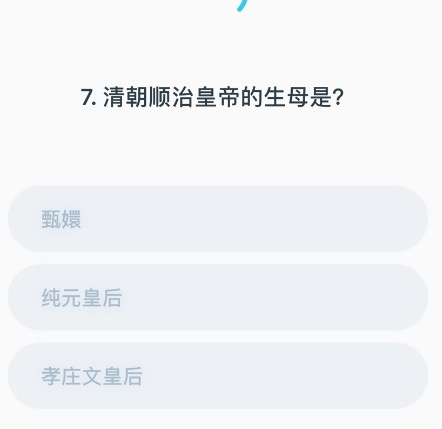
#> input picture test_tesseract/testt/13.jpg, 442 x 429 px
$ python cv.py
#> lines starting #> are read from the running program, lines starting #| are printed output that depends on the picture; after the words box and inside, x2 and y2 are one past the last pixel; in counts of white or black regions, pixels touching at a corner belong together
# -*- coding: utf-8 -*-
#导入cv模块
# import cv2 as cv
#读取图像，支持 bmp、jpg、png、tiff 等常用格式
import cv2
import numpy as np
from matplotlib import pyplot as plt


def creatWindow():
	img = cv.imread('testt/13.jpg')
	#创建窗口并显示图像
	cv.namedWindow("Image")
	cv.imshow("Image",img)
	cv.waitKey(0)
	#释放窗口
	cv2.destroyAllWindows()


def arangeGray():
	img=cv2.imread('testt/13.jpg')
#> img is the input picture: shape (429, 442, 3); mean B, G, R 245.5, 243.2, 241.5
	# gray = cv2.imread('testt/12.png',0)
	GrayImage=cv2.cvtColor(img,cv2.COLOR_BGR2GRAY)
	ret,thresh1=cv2.threshold(GrayImage,127,255,cv2.THRESH_BINARY)
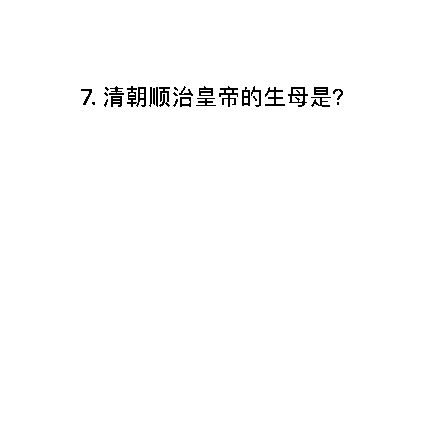
#> thresh1: shape (429, 442); 99% white; black in thin lines or dots, all inside (x1, y1, x2, y2) = (81, 86, 343, 107)
	ret,thresh2=cv2.threshold(GrayImage,127,255,cv2.THRESH_BINARY_INV)
	ret,thresh3=cv2.threshold(GrayImage,127,255,cv2.THRESH_TRUNC)
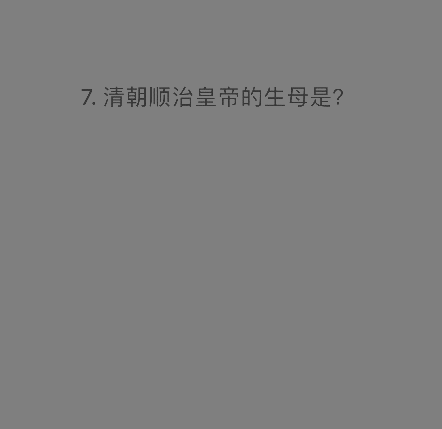
#> thresh3: shape (429, 442); min 41, max 127, mean 126.5
	ret,thresh4=cv2.threshold(GrayImage,1,255,cv2.THRESH_TOZERO)
	ret,thresh5=cv2.threshold(GrayImage,127,255,cv2.THRESH_TOZERO_INV)
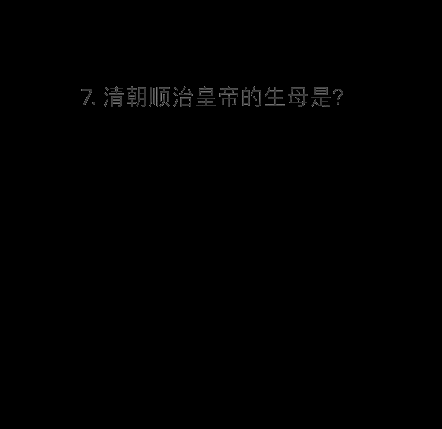
#> thresh5: shape (429, 442); min 0, max 127, mean 0.7
	titles = ['Gray Image','BINARY','BINARY_INV','TRUNC','TOZERO','TOZERO_INV']
	images = [GrayImage, thresh1, thresh2, thresh3, thresh4, thresh5]
	for i in xrange(6):
	   plt.subplot(2,3,i+1),plt.imshow(images[i],'gray')
	   plt.title(titles[i])
	   plt.xticks([]),plt.yticks([])
	plt.show()

arangeGray()

$ run again, with test_tesseract/testt/12.PNG saved as test_tesseract/testt/13.jpg
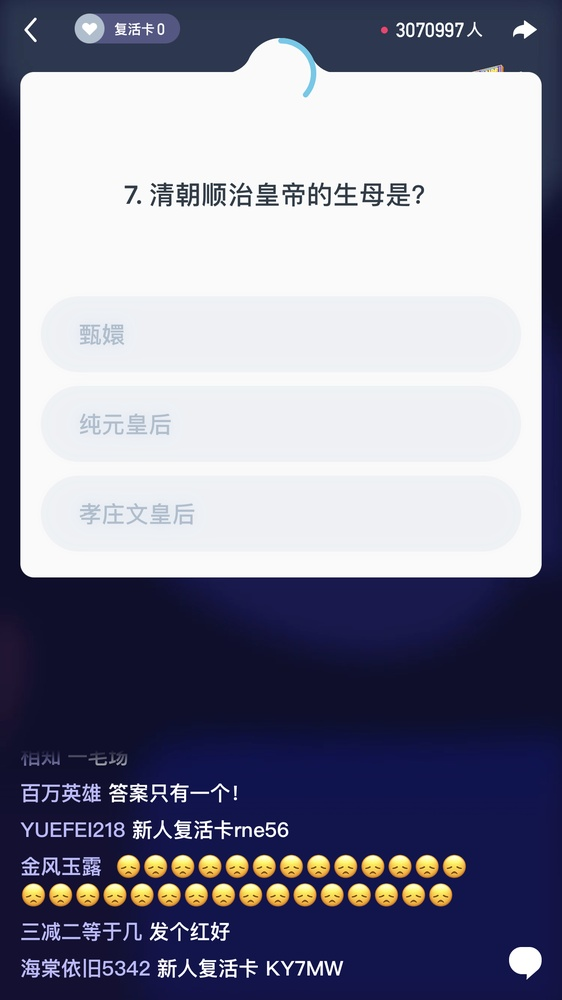
#> input picture test_tesseract/testt/12.PNG, 562 x 1000 px, shrunk from 1242 x 2208 before the run
#> in arangeGray, img is the input picture: shape (1000, 562, 3); mean B, G, R 153, 134.5, 133.8
#> in arangeGray, `ret,thresh1=cv2.threshold(GrayImage,127,255,cv2.THRESH_BINARY)`:
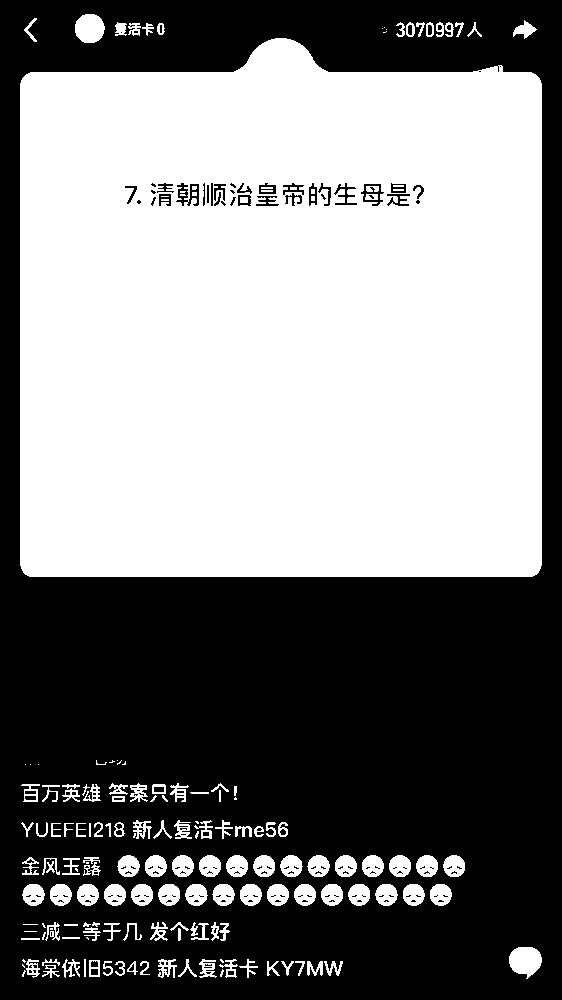
#> thresh1: shape (1000, 562); 50.4% white; 182 black regions (145 under 20 px), largest, box (x1, y1, x2, y2) and area: (0, 0, 562, 1000) 274916, (176, 183, 199, 206) 267, (361, 184, 384, 206) 200
#> in arangeGray, `ret,thresh5=cv2.threshold(GrayImage,127,255,cv2.THRESH_TOZERO_INV)`:
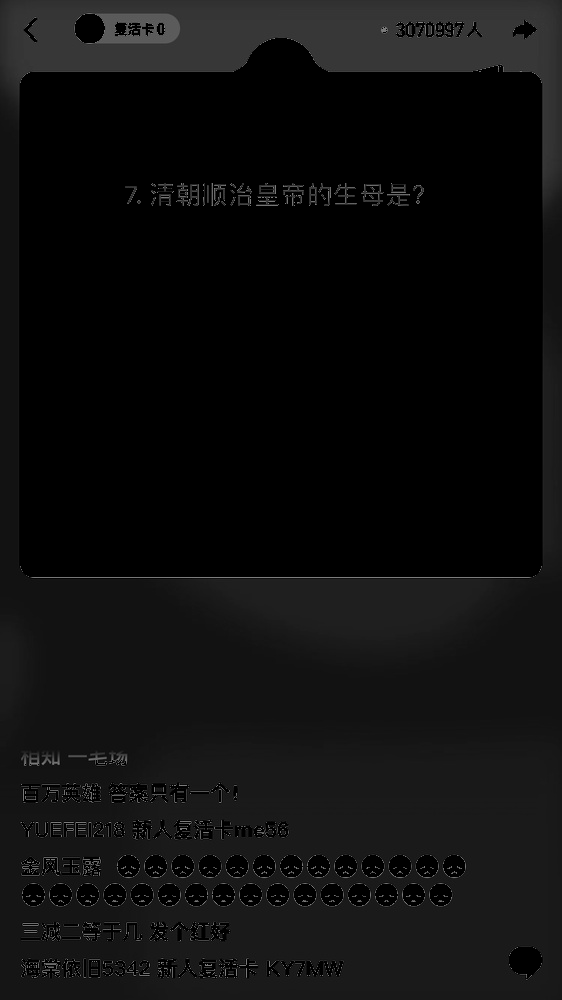
#> thresh5: shape (1000, 562); min 0, max 127, mean 14.4

$ run again, with test_tesseract/testt/10.jpg copied over test_tesseract/testt/13.jpg
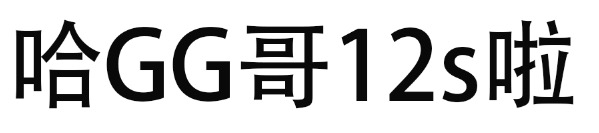
#> input picture test_tesseract/testt/10.jpg, 599 x 133 px
#> in arangeGray, img is the input picture: shape (133, 599, 3); min 0, max 255, mean 206.8
#> in arangeGray, `ret,thresh1=cv2.threshold(GrayImage,127,255,cv2.THRESH_BINARY)`:
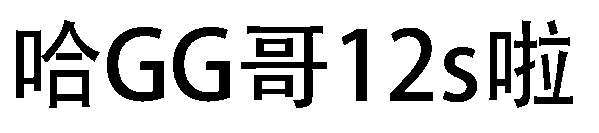
#> thresh1: shape (133, 599); 80.5% white; 17 black regions, largest, box (x1, y1, x2, y2) and area: (107, 27, 164, 102) 1858, (173, 27, 230, 102) 1854, (16, 20, 100, 98) 1746
#> in arangeGray, `ret,thresh5=cv2.threshold(GrayImage,127,255,cv2.THRESH_TOZERO_INV)`:
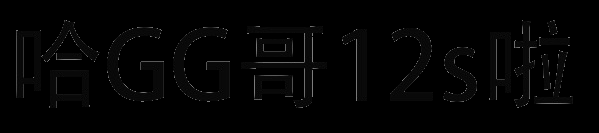
#> thresh5: shape (133, 599); min 0, max 127, mean 3.3

$ run again, with test_tesseract/testt/11.jpg copied over test_tesseract/testt/13.jpg
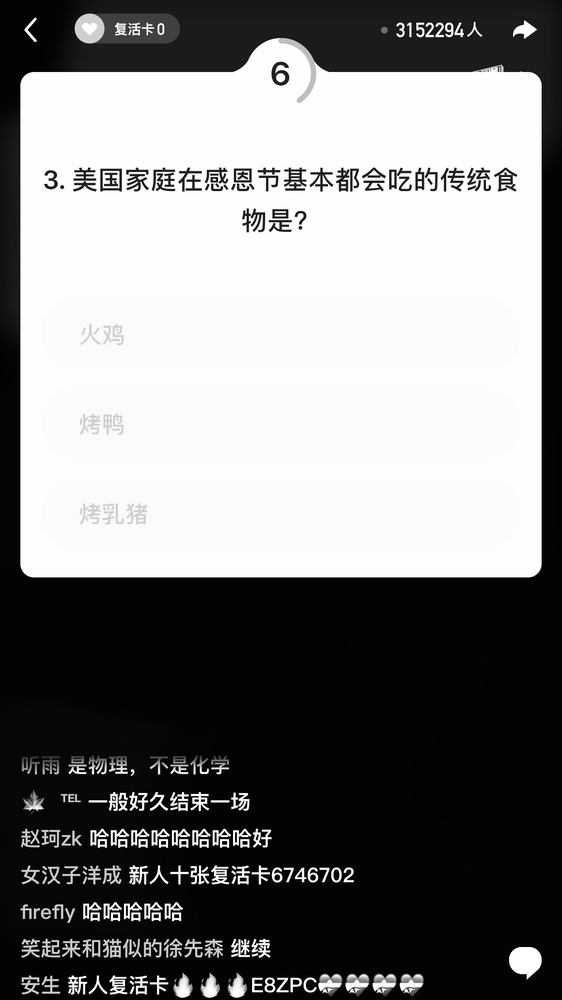
#> input picture test_tesseract/testt/11.jpg, 562 x 1000 px, shrunk from 1242 x 2208 before the run
#> in arangeGray, img is the input picture: shape (1000, 562, 3); min 0, max 255, mean 126.9
#> in arangeGray, `ret,thresh1=cv2.threshold(GrayImage,127,255,cv2.THRESH_BINARY)`:
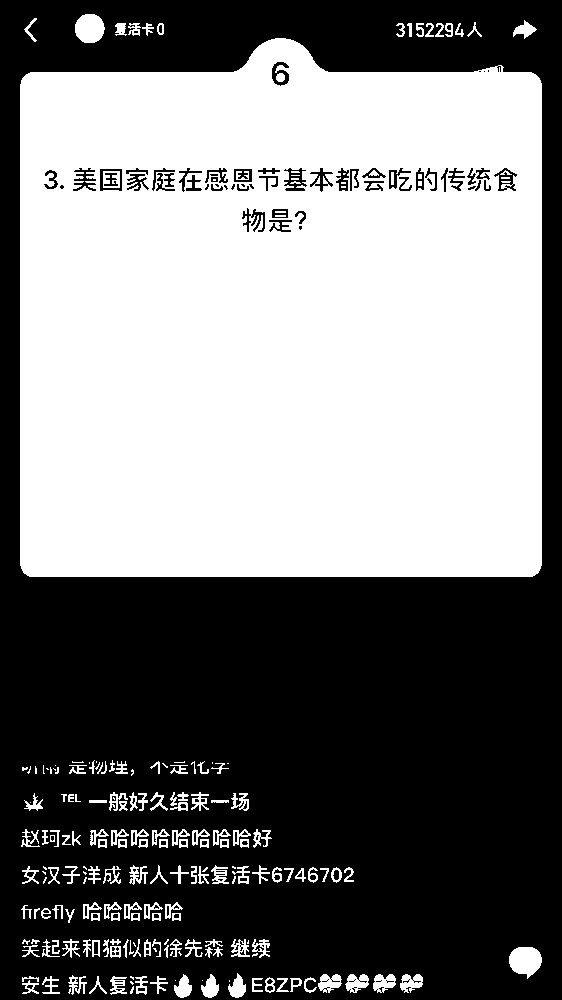
#> thresh1: shape (1000, 562); 49% white; 209 white regions (52 under 20 px), largest, box (x1, y1, x2, y2) and area: (20, 38, 542, 577) 260127, (509, 947, 542, 979) 762, (75, 14, 105, 43) 696
#> in arangeGray, `ret,thresh5=cv2.threshold(GrayImage,127,255,cv2.THRESH_TOZERO_INV)`:
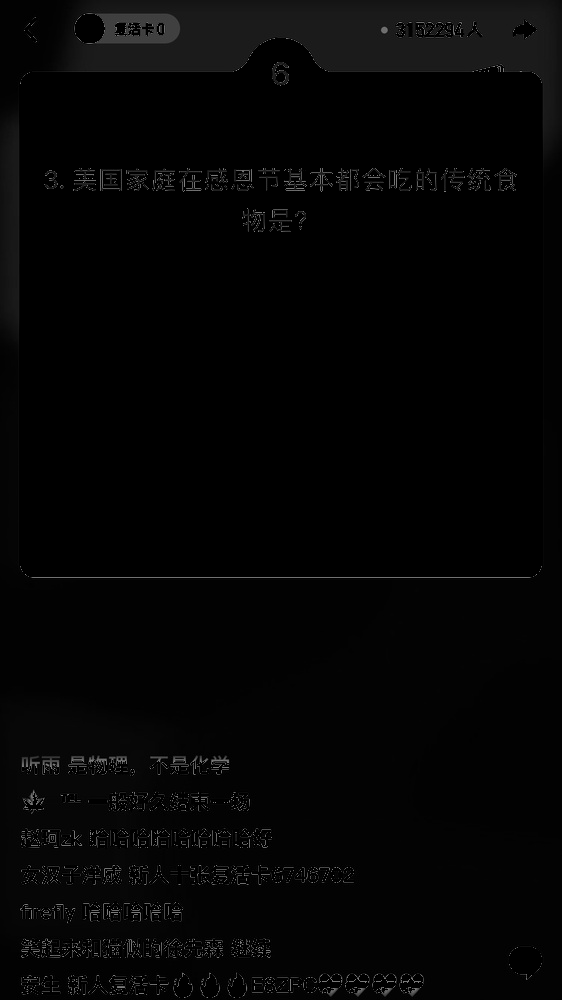
#> thresh5: shape (1000, 562); min 0, max 127, mean 4.6
